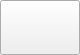
<?xml version="1.0" encoding="UTF-8"?>
<ui version="4.0">
 <class>MenuButton</class>
 <widget class="QWidget" name="MenuButton">
  <property name="geometry">
   <rect>
    <x>0</x>
    <y>0</y>
    <width>80</width>
    <height>55</height>
   </rect>
  </property>
  <property name="windowTitle">
   <string>Form</string>
  </property>
  <widget class="QLabel" name="label">
   <property name="geometry">
    <rect>
     <x>0</x>
     <y>0</y>
     <width>80</width>
     <height>26</height>
    </rect>
   </property>
   <property name="font">
    <font>
     <pointsize>8</pointsize>
     <weight>75</weight>
     <bold>true</bold>
    </font>
   </property>
   <property name="mouseTracking">
    <bool>false</bool>
   </property>
   <property name="contextMenuPolicy">
    <enum>Qt::DefaultContextMenu</enum>
   </property>
   <property name="acceptDrops">
    <bool>false</bool>
   </property>
   <property name="text">
    <string/>
   </property>
   <property name="textFormat">
    <enum>Qt::RichText</enum>
   </property>
   <property name="alignment">
    <set>Qt::AlignBottom|Qt::AlignHCenter</set>
   </property>
   <property name="wordWrap">
    <bool>true</bool>
   </property>
   <property name="margin">
    <number>0</number>
   </property>
   <property name="textInteractionFlags">
    <set>Qt::NoTextInteraction</set>
   </property>
  </widget>
  <widget class="QLabel" name="value">
   <property name="enabled">
    <bool>true</bool>
   </property>
   <property name="geometry">
    <rect>
     <x>0</x>
     <y>28</y>
     <width>80</width>
     <height>26</height>
    </rect>
   </property>
   <property name="font">
    <font>
     <pointsize>8</pointsize>
     <weight>75</weight>
     <bold>true</bold>
    </font>
   </property>
   <property name="mouseTracking">
    <bool>false</bool>
   </property>
   <property name="contextMenuPolicy">
    <enum>Qt::DefaultContextMenu</enum>
   </property>
   <property name="acceptDrops">
    <bool>false</bool>
   </property>
   <property name="autoFillBackground">
    <bool>false</bool>
   </property>
   <property name="styleSheet">
    <string notr="true">color: rgb(204, 38, 38);</string>
   </property>
   <property name="lineWidth">
    <number>1</number>
   </property>
   <property name="text">
    <string/>
   </property>
   <property name="textFormat">
    <enum>Qt::RichText</enum>
   </property>
   <property name="scaledContents">
    <bool>false</bool>
   </property>
   <property name="alignment">
    <set>Qt::AlignHCenter|Qt::AlignTop</set>
   </property>
   <property name="wordWrap">
    <bool>true</bool>
   </property>
   <property name="margin">
    <number>0</number>
   </property>
   <property name="textInteractionFlags">
    <set>Qt::NoTextInteraction</set>
   </property>
  </widget>
  <widget class="QPushButton" name="button">
   <property name="geometry">
    <rect>
     <x>0</x>
     <y>0</y>
     <width>80</width>
     <height>55</height>
    </rect>
   </property>
   <property name="text">
    <string/>
   </property>
   <property name="flat">
    <bool>false</bool>
   </property>
  </widget>
  <zorder>button</zorder>
  <zorder>value</zorder>
  <zorder>label</zorder>
 </widget>
 <resources/>
 <connections/>
</ui>
